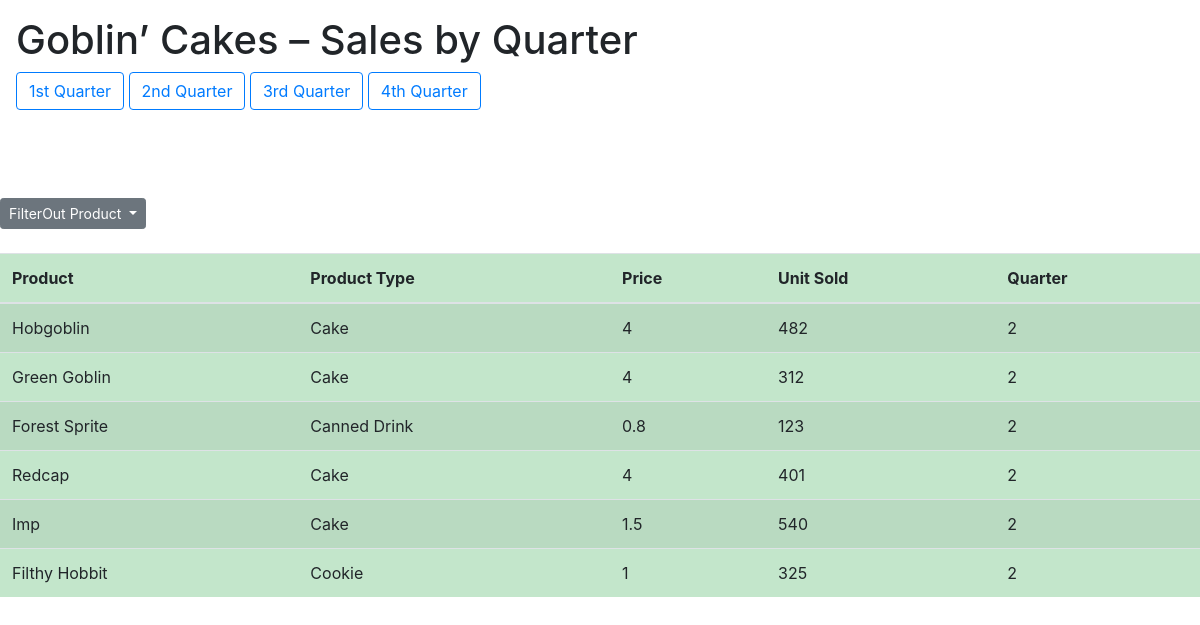
The page /sales/2 on the database its author committed.
### tables this page shows
CREATE TABLE GoblinCakeSales (ID integer primary key autoincrement, Product nvarchar,Product_Type nvarchar,Price_Per int,Units_Sold int, Quarter int);

### app.py (the view)
@app.route('/sales/<quarter>')#+<FilterOut>
def sales(quarter ): #+ add filterOut as variable
    with engine.connect() as con:
        result = con.execute('SELECT * FROM GoblinCakeSales where GoblinCakeSales.Quarter = '+ quarter)#,+filterOut
        return render_template("table.html", rs=result)

### templates/table.html (shortened to what this page needs)
{% extends "base.html" %}
{% block content %}
<br>
<div class="float-end">
<div class="btn-group">
    <button class="btn btn-secondary btn-sm dropdown-toggle" type="button" data-bs-toggle="dropdown" aria-expanded="false">
      FilterOut Product
    </button>
</div>
</div><br>
<div class="overflow-scroll">
    <table class="table table-success table-striped"  id="Sales">
        <thead>
            <tr>
                <th> Product </th>
                <th> Product Type </th>
                <th> Price </th>
                <th> Unit Sold </th>
                <th> Quarter </th>
            </tr>
        </thead>
        <tbody>
            {% for r in rs %}
            <tr>
                <td> {{r[1]}} </td>
                <td> {{r[2]}} </td>
                <td> {{r[3]}} </td>
                <td> {{r[4]}} </td>
                <td> {{r[5]}} </td>
            </tr>
            {% endfor %}
        </tbody>
    </table>
</div>
{% endblock %}

### templates/base.html (shortened to what this page needs)
<!DOCTYPE html>
<html>
  <head>
    <link rel="stylesheet" href="https://maxcdn.bootstrapcdn.com/bootstrap/4.0.0/css/bootstrap.min.css">
  </head>
 <header>
    <div class="shadow-lg p-3 mb-5 bg-body rounded">
    <h1>Goblin’ Cakes – Sales by Quarter</h1>
    <a type="button" class="btn btn-outline-primary"href="/sales/1">1st Quarter</a>
    <a type="button" class="btn btn-outline-primary"href="/sales/2">2nd Quarter</a>
    <a type="button" class="btn btn-outline-primary"href="/sales/3">3rd Quarter</a>
    <a type="button" class="btn btn-outline-primary"href="/sales/4">4th Quarter</a>
    </div>
 </header>
 <body>
  <div>
     {% block content %}{% endblock %}
  </div>
</body>
</html>

### rows shown on the page
GoblinCakeSales: Product "Hobgoblin", Product_Type "Cake", Price_Per "4", Units_Sold "482", Quarter "2"
GoblinCakeSales: Product "Green Goblin", Product_Type "Cake", Price_Per "4", Units_Sold "312", Quarter "2"
GoblinCakeSales: Product "Forest Sprite", Product_Type "Canned Drink", Price_Per "0.8", Units_Sold "123", Quarter "2"
GoblinCakeSales: Product "Redcap", Product_Type "Cake", Price_Per "4", Units_Sold "401", Quarter "2"
GoblinCakeSales: Product "Imp", Product_Type "Cake", Price_Per "1.5", Units_Sold "540", Quarter "2"
GoblinCakeSales: Product "Filthy Hobbit", Product_Type "Cookie", Price_Per "1", Units_Sold "325", Quarter "2"
